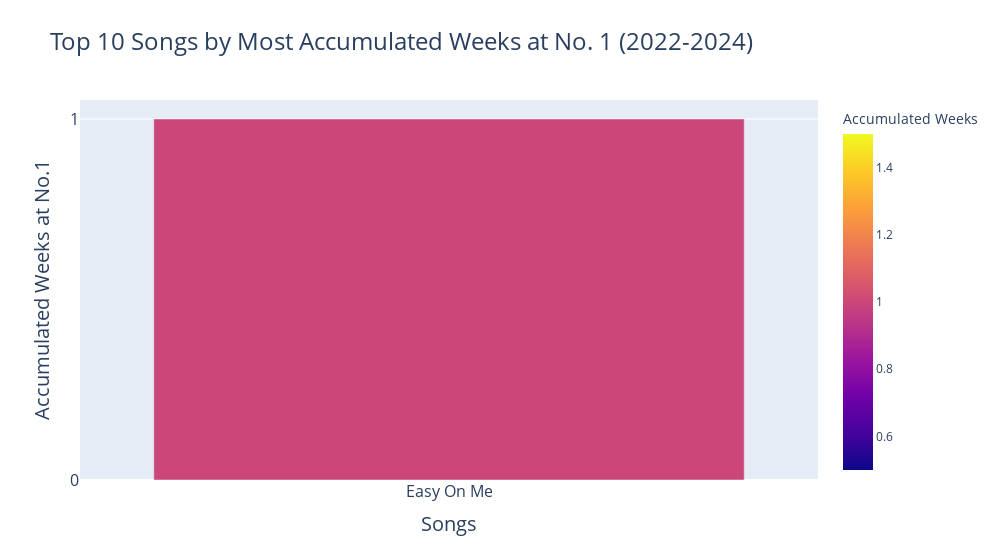

Notebook code cell kept with this figure:
### Code cell
# Top 10 Songs by Accumulated Weeks at No. 1 (2022-2024)

# Create a bar chart
fig = px.bar(
    top_10_no1,
    x='Title',
    y='Accumulated Weeks',
    hover_data=['Singer(s)'],
    color='Accumulated Weeks',
    title='Top 10 Songs by Most Accumulated Weeks at No. 1 (2022-2024)',
    width=1000
)

# Customize the chart
fig.update_layout(
    xaxis_title='Songs',
    yaxis_title='Accumulated Weeks at No.1',
    title_font=dict(size=24),
    xaxis_title_font=dict(size=20),
    yaxis_title_font=dict(size=20),
    xaxis=dict(
        tickfont=dict(size=16)
    ),
    yaxis=dict(
        tickfont=dict(size=16),
        tickmode='linear'
    ),
    hoverlabel=dict(
        font=dict(
            family="Arial",
            size=14
        )
    ),
    bargap=0.2
)

# Show the chart
fig.show()

### Figure 1 — Plotly figure (JSON) as saved in the notebook; plotly's stock layout.template omitted (floating-point values rounded to 4 significant figures)
{"data": [{"alignmentgroup": "True", "customdata": [["Adele"]], "hovertemplate": "Title=%{x}<br>Accumulated Weeks=%{marker.color}<br>Singer(s)=%{customdata[0]}<extra></extra>", "legendgroup": "", "marker": {"color": [1], "coloraxis": "coloraxis", "pattern": {"shape": ""}}, "name": "", "offsetgroup": "", "orientation": "v", "showlegend": false, "textposition": "auto", "type": "bar", "x": ["Easy On Me"], "xaxis": "x", "y": [1], "yaxis": "y"}], "layout": {"bargap": 0.2, "barmode": "relative", "coloraxis": {"colorbar": {"title": {"text": "Accumulated Weeks"}}, "colorscale": [[0, "#0d0887"], [0.1111, "#46039f"], [0.2222, "#7201a8"], [0.3333, "#9c179e"], [0.4444, "#bd3786"], [0.5556, "#d8576b"], [0.6667, "#ed7953"], [0.7778, "#fb9f3a"], [0.8889, "#fdca26"], [1, "#f0f921"]]}, "hoverlabel": {"font": {"family": "Arial", "size": 14}}, "legend": {"tracegroupgap": 0}, "title": {"font": {"size": 24}, "text": "Top 10 Songs by Most Accumulated Weeks at No. 1 (2022-2024)"}, "width": 1000, "xaxis": {"anchor": "y", "domain": [0, 1], "tickfont": {"size": 16}, "title": {"font": {"size": 20}, "text": "Songs"}}, "yaxis": {"anchor": "x", "domain": [0, 1], "tickfont": {"size": 16}, "tickmode": "linear", "title": {"font": {"size": 20}, "text": "Accumulated Weeks at No.1"}}}}
